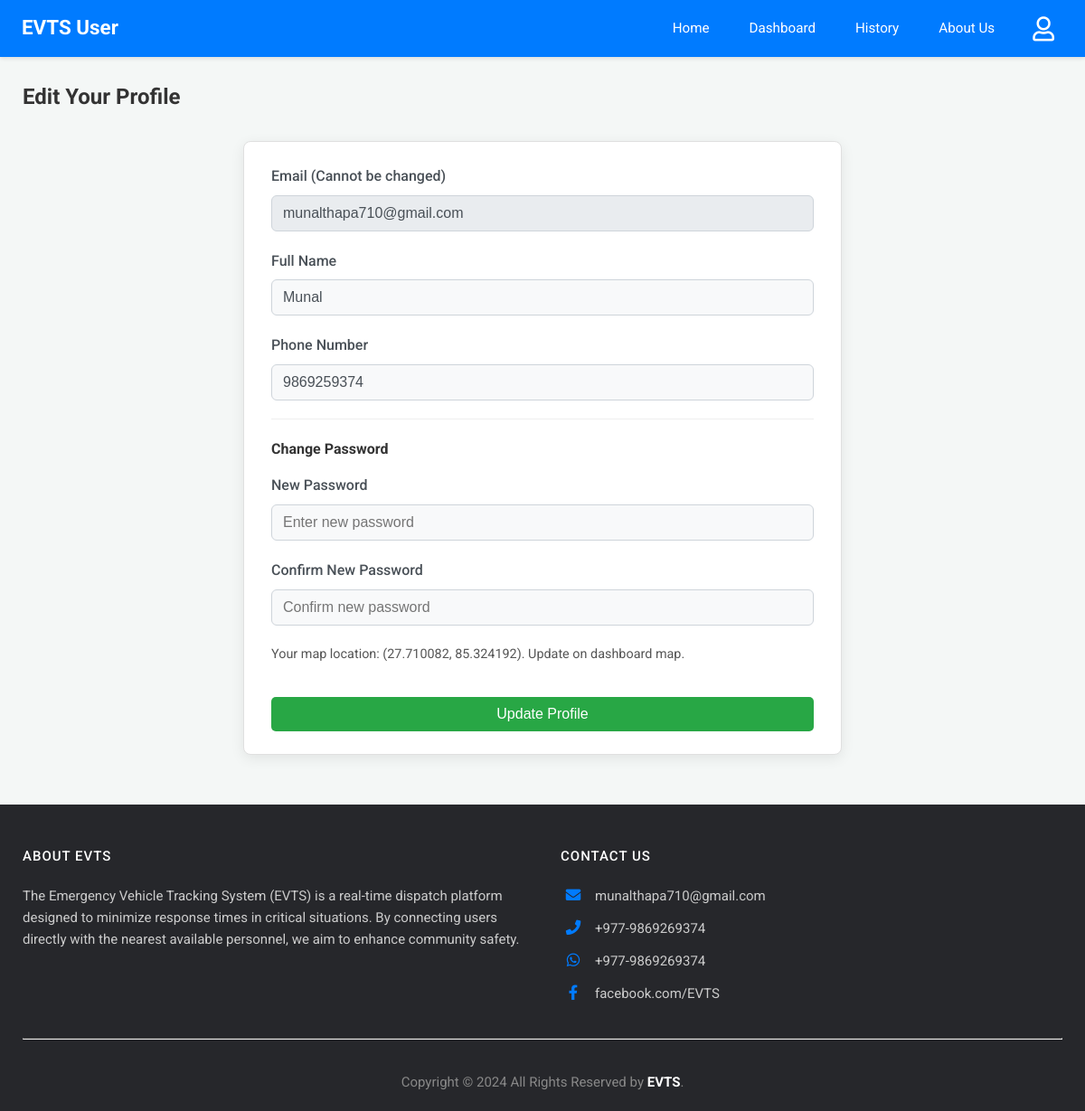
The app's page /edit-user-profile (signed in) with its own data.
### app.py (models this page shows)
class User(db.Model):
    email = db.Column(db.String(120), primary_key=True)
    name = db.Column(db.String(100))
    phone = db.Column(db.String(15))
    password = db.Column(db.String(256)) # Increased length for hash
    latitude = db.Column(db.Float, nullable=True)
    longitude = db.Column(db.Float, nullable=True)

### app.py (the view, shortened to what this page needs)
@app.route('/edit-user-profile', methods=['GET', 'POST'])
@login_required_user
def edit_user_profile():
    user = User.query.get(session['user'])
    if not user:
        flash('User not found.', 'error')
        return redirect(url_for('login'))
    response = make_response(render_template('edit_user_profile.html', user=user, title="Edit Your Profile"))
    return add_no_cache_to_response(response)

### app.py (called while the page is built)
def login_required_user(f):
    @wraps(f)
    def decorated_function(*args, **kwargs):
        if 'user' not in session:
            return redirect(url_for('login', next=request.url))
        return f(*args, **kwargs)
    return decorated_function

def add_no_cache_to_response(response):
    response.headers["Cache-Control"] = "no-cache, no-store, must-revalidate, public, max-age=0"
    response.headers["Pragma"] = "no-cache"
    response.headers["Expires"] = "0"
    return response

### templates/edit_user_profile.html (shortened to what this page needs)
{% extends 'user_base.html' %}
{% block content %}
<h2>Edit Your Profile</h2>
<form method="POST" action="{{ url_for('edit_user_profile') }}" class="profile-edit-form">
    <div class="form-group">
        <label for="email">Email (Cannot be changed)</label>
        <input type="email" id="email" name="email" value="{{ user.email }}" class="form-control" readonly>
    </div>
    <div class="form-group">
        <label for="name">Full Name</label>
        <input type="text" id="name" name="name" value="{{ user.name }}" class="form-control" required>
    </div>
    <div class="form-group">
        <label for="phone">Phone Number</label>
        <input type="tel" id="phone" name="phone" value="{{ user.phone }}" class="form-control" required>
    </div>
    <hr style="margin: 20px 0;">
    <h4 style="margin-bottom:15px;">Change Password</h4>
    <div class="form-group">
        <label for="new_password">New Password</label>
        <input type="password" id="new_password" name="new_password" class="form-control" placeholder="Enter new password">
    </div>
    <div class="form-group">
        <label for="confirm_password">Confirm New Password</label>
        <input type="password" id="confirm_password" name="confirm_password" class="form-control" placeholder="Confirm new password">
    </div>
    {% if user.latitude and user.longitude %}
    <p style="font-size:0.9em; color:#555;">Your map location: ({{ user.latitude|round(6) }}, {{ user.longitude|round(6) }}). Update on dashboard map.</p>
    {% else %}
    <p style="font-size:0.9em; color:#dc3545;">Map location not set. Set on dashboard.</p>
    {% endif %}
    <button type="submit" class="button-style btn-confirm" style="margin-top: 20px; width: 100%;">Update Profile</button>
</form>
{% endblock %}

### static/css/dashboard_styles.css (style rules this page uses)
body { font-family: 'Roboto', 'Segoe UI', Tahoma, Geneva, Verdana, sans-serif; margin: 0; background-color: #f4f7f6; color: #333; line-height: 1.6; }
.dashboard-content h2, .dashboard-content h3, .dashboard-content h4 { color: #333; margin-top: 0; }
.dashboard-content p { margin-bottom: 1rem; }
button, .button-style { background-color: #007bff; color: white; padding: 10px 18px; border: none; border-radius: 5px; cursor: pointer; font-size: 1em; transition: background-color 0.2s ease, box-shadow 0.2s ease; text-decoration: none; display: inline-block; text-align: center; }
button.btn-confirm, .button-style.btn-confirm { background-color: #28a745; }
.profile-edit-form { max-width: 600px; margin: 30px auto; padding: 25px 30px; background-color: #ffffff; border-radius: 8px; box-shadow: 0 4px 15px rgba(0,0,0,0.08); border: 1px solid #e0e0e0; }
.profile-edit-form .form-group { margin-bottom: 20px; }
.profile-edit-form label { display: block; margin-bottom: 8px; font-weight: 500; color: #495057; }
.profile-edit-form .form-control { width: 100%; padding: 10px 12px; border: 1px solid #ced4da; border-radius: 6px; box-sizing: border-box; font-size: 1em; color: #495057; background-color: #f8f9fa; }
.profile-edit-form .form-control[readonly] { background-color: #e9ecef; cursor: not-allowed; }
.profile-edit-form hr { margin-top: 25px; margin-bottom: 25px; border: 0; border-top: 1px solid #eee; }

### records on screen
User: email "munalthapa710@gmail.com", name "Munal", phone "9869259374", latitude "27.710082", longitude "85.324192"
